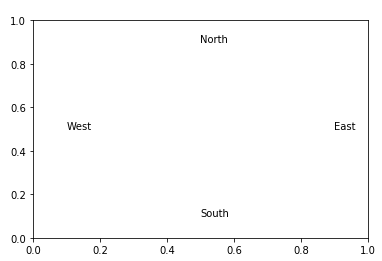

This figure's Python source:
from matplotlib import pyplot as plt
import time

class Point:
    def __init__(self, x, y):
        self.create_time = time.time()
        self.x = x
        self.y = y

    def dist(self, other_pt):
        return ((self.x-other_pt.x) ** 2 + (self.y-other_pt.y) ** 2)**0.5

    def length(self):
        return self.dist(Point(0, 0))

    def __lt__(self, other_pt):
        return self.create_time < other_pt.create_time

    def __repr__(self):
        return "Point({}, {})".format(self.x, self.y)

class NamedPoint(Point):
    def __init__(self, x, y, name):
        Point.__init__(self, x, y)
        self.name = name

    def draw(self, ax):
        ax.text(self.x, self.y, self.name)

    def __repr__(self):
        return "NamedPoint({}, {}, {})".format(self.x, self.y, self.name)

n = NamedPoint(0.5, 0.9, "North")
s = NamedPoint(0.5, 0.1, "South")
e = NamedPoint(0.9, 0.5, "East")
w = NamedPoint(0.1, 0.5, "West")
points = sorted([e, s, w, n])

ax = plt.subplot()
for p in points:
    print(p)
    p.draw(ax)
